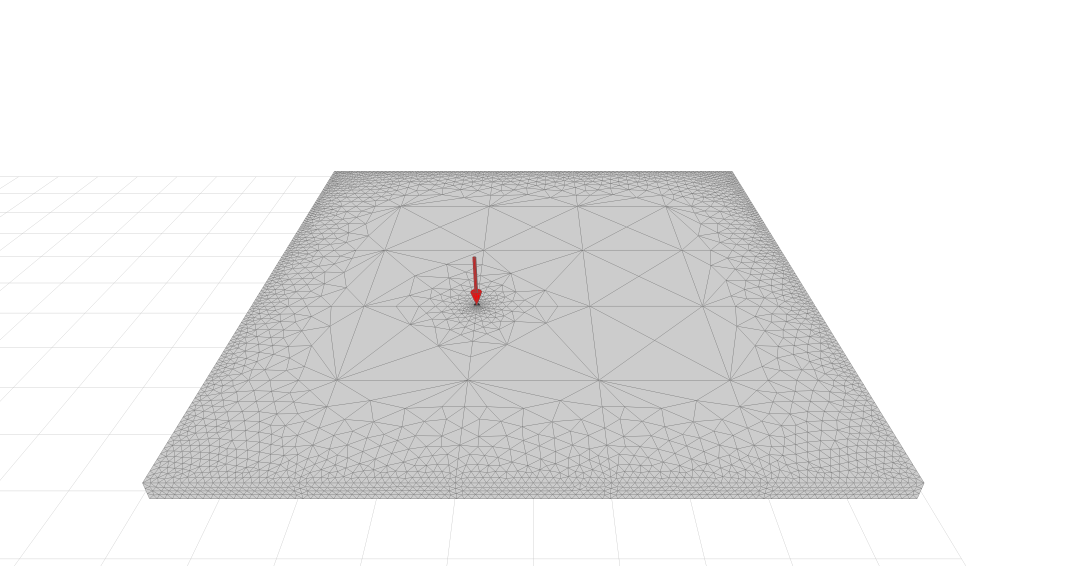
#> input picture assets/images/plate.png, 3200 x 1698 px (shown at 1/3 size)
$ python grid.py
#> lines starting #> are read from the running program, lines starting #| are printed output that depends on the picture
import os

from PIL import Image

here = os.path.dirname(__file__)
paths = []
# for name in os.listdir(here):
for name in ['plate.png', 'tets.png', 'csg.png', 'remeshing.png']:
    filepath = os.path.join(here, name)
    basename, ext = os.path.splitext(filepath)
    paths.append(filepath)

grid = Image.new('RGBA', (1600, 900), (255, 255, 255, 255))
#> grid: PIL image 1600x900 RGBA; every value is 255

xsize = 800
ysize = 450
n = 2

stop = False
for index in range(len(paths)):
    row = index // n
    col = index - row * n
    print(row, col)
    path = paths[index]
    image = Image.open(path)
#> image is the input picture: PIL image 3200x1698 RGB; mean R, G, B 235.2, 235.2, 235.2
    w, h = image.size
#> w = 3200; h = 1698
    factor = min(xsize / w, ysize / h)
#> factor = 0.25
    item = image.resize((int(w * factor), int(h * factor)))
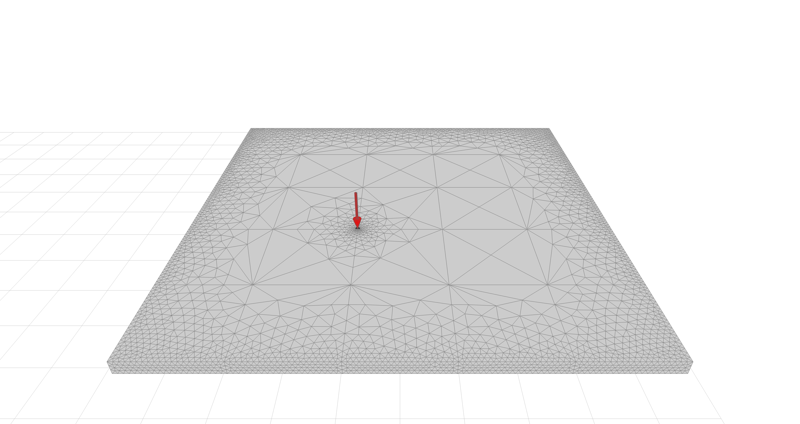
#> item: PIL image 800x424 RGB; mean R, G, B 235.2, 235.2, 235.2
    grid.paste(item, (xsize * col, ysize * row))
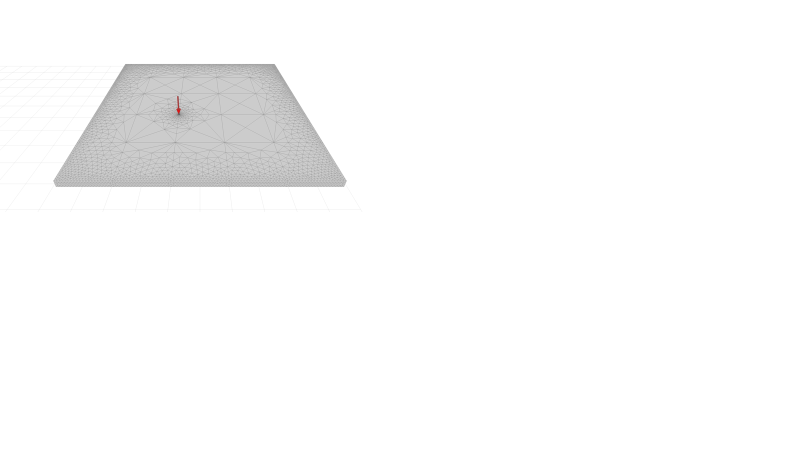
#> grid: PIL image 1600x900 RGBA (shown at 1/2 size); mean R, G, B, A 250.3, 250.3, 250.3, 255
#> pass 2 of the loop `for index in range(len(paths)):`:
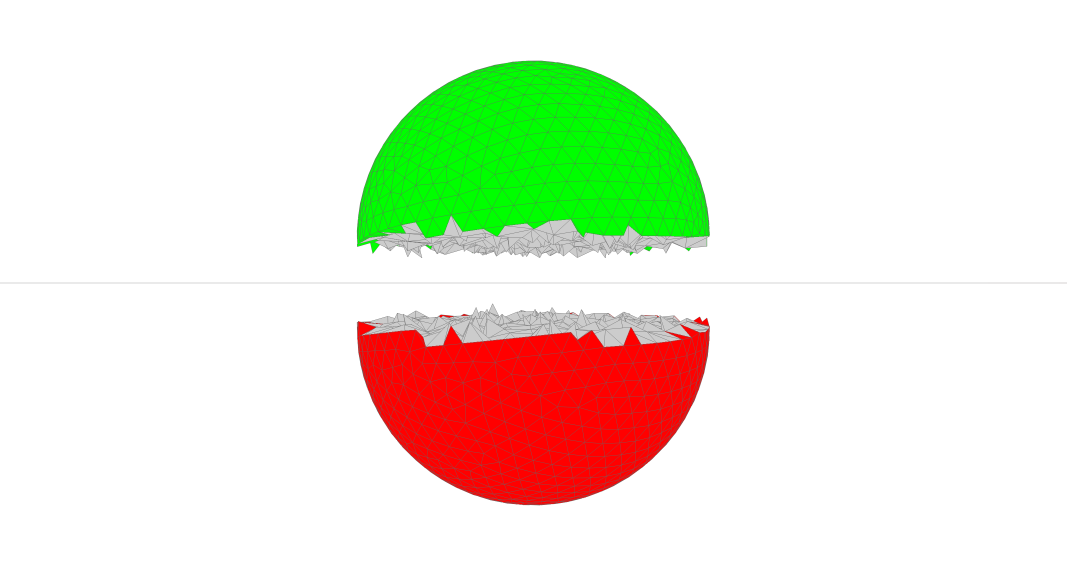
#> input picture assets/images/tets.png, 3200 x 1698 px (shown at 1/3 size)
#> image is the input picture: PIL image 3200x1698 RGB; mean R, G, B 233.2, 233.5, 215.3
#> `item = image.resize((int(w * factor), int(h * factor)))`:
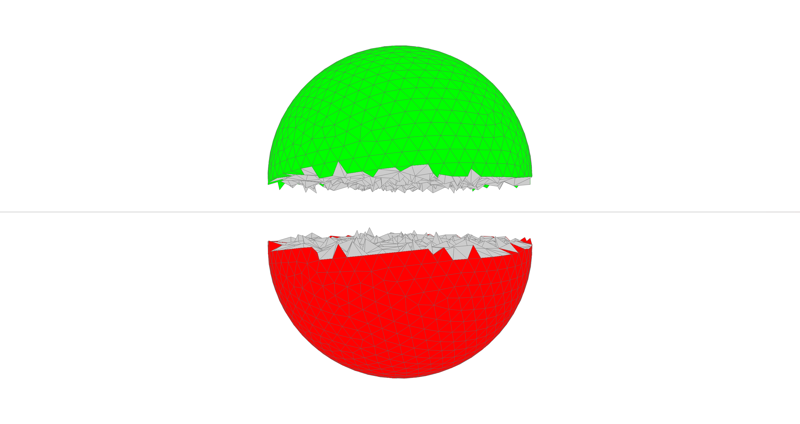
#> item: PIL image 800x424 RGB; mean R, G, B 233.2, 233.5, 215.4
#> `grid.paste(item, (xsize * col, ysize * row))`:
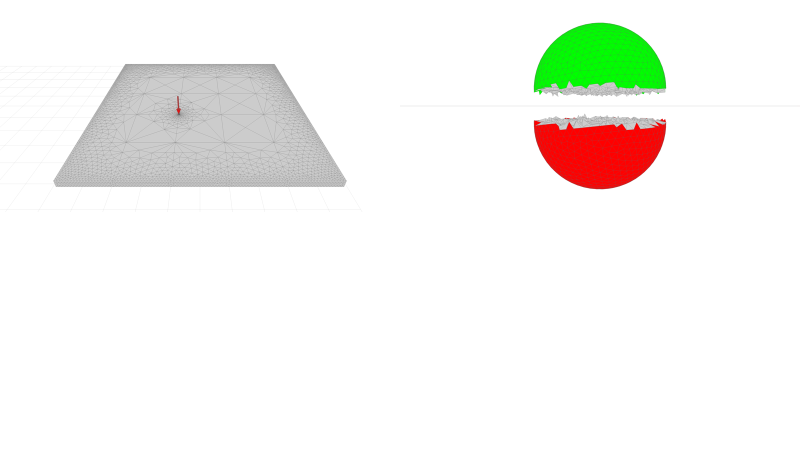
#> grid: PIL image 1600x900 RGBA (shown at 1/2 size); mean R, G, B, A 245.2, 245.3, 241, 255
#> pass 3 of the loop `for index in range(len(paths)):`:
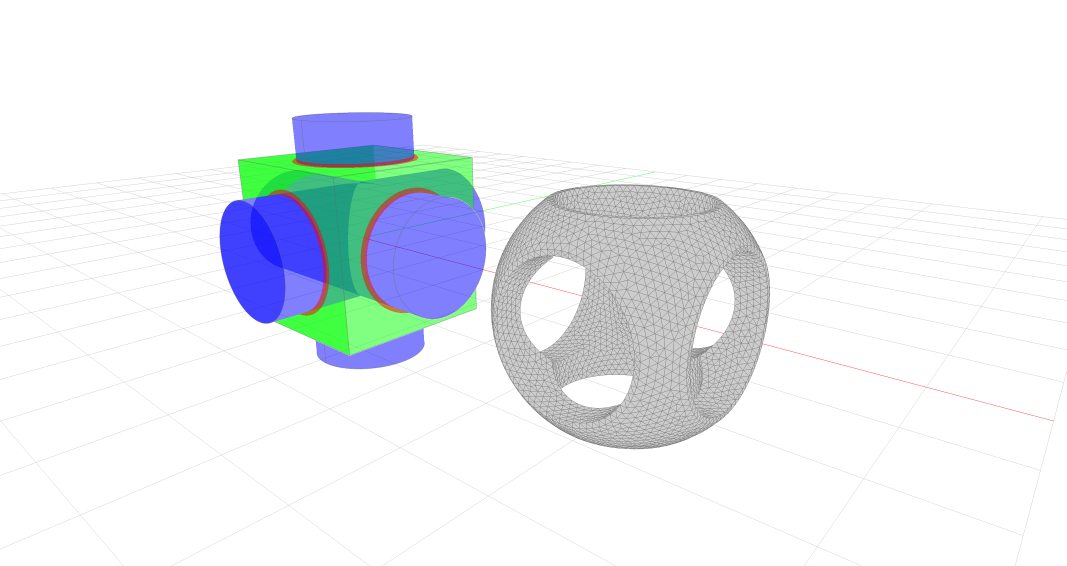
#> input picture assets/images/csg.png, 3200 x 1698 px (shown at 1/3 size)
#> image is the input picture: PIL image 3200x1698 RGB; mean R, G, B 235.1, 239.1, 243.1
#> `item = image.resize((int(w * factor), int(h * factor)))`:
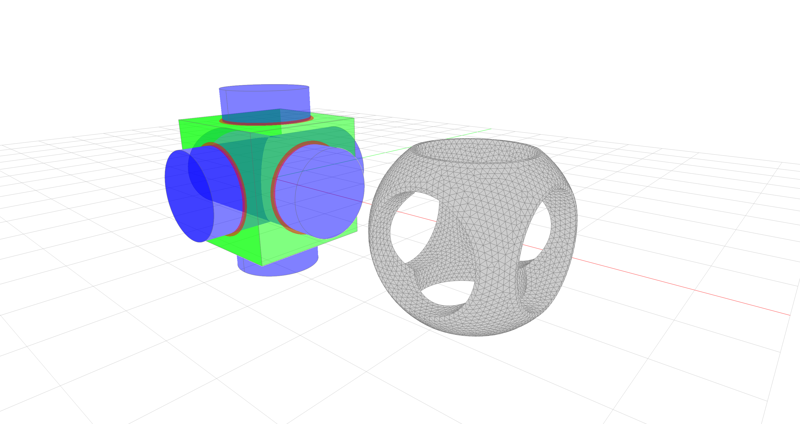
#> item: PIL image 800x424 RGB; mean R, G, B 235, 239, 243
#> `grid.paste(item, (xsize * col, ysize * row))`:
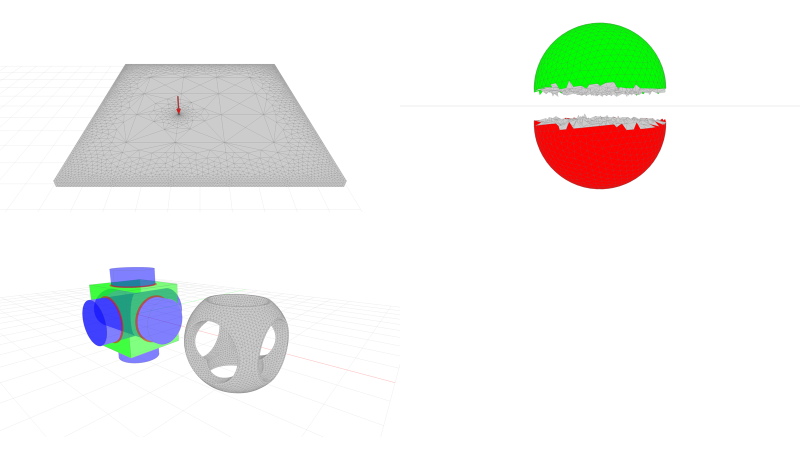
#> grid: PIL image 1600x900 RGBA (shown at 1/2 size); mean R, G, B, A 240.5, 241.5, 238.2, 255
#> the loop made 4 passes; the first 3 are shown

grid.save('docs/_images/grid.png', quality=96)
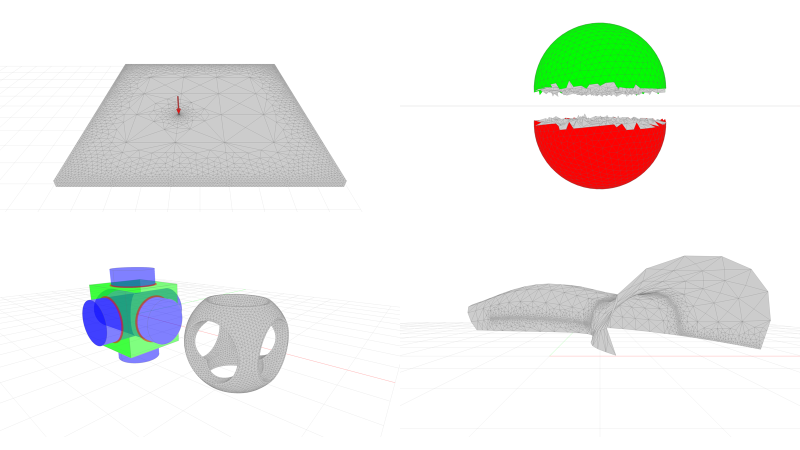
#> saved as grid.png: PIL image 1600x900 RGBA (shown at 1/2 size); mean R, G, B, A 237.5, 238.5, 235.2, 255
